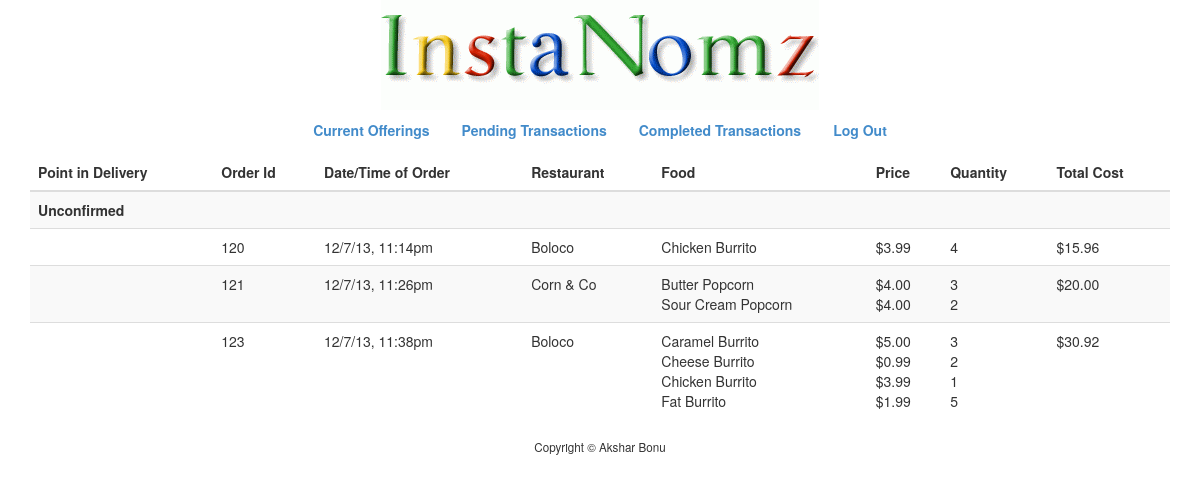
The page /pending_transactions_user.php (signed in) on the database its author committed.
### tables this page shows
CREATE TABLE IF NOT EXISTS `pending_order` (
  `foods` mediumtext NOT NULL,
  `cost` decimal(65,2) NOT NULL,
  `id_restaurant` int(10) NOT NULL,
  `id_user` int(10) NOT NULL,
  `username` varchar(255) NOT NULL,
  `name` varchar(255) NOT NULL,
  `email` varchar(255) NOT NULL,
  `mobilenumber` varchar(255) NOT NULL,
  `dorm` varchar(255) NOT NULL,
  `datetime` timestamp NOT NULL DEFAULT CURRENT_TIMESTAMP ON UPDATE CURRENT_TIMESTAMP,
  `id` int(10) NOT NULL AUTO_INCREMENT,
  `status` int(10) NOT NULL,
  `name_restaurant` varchar(255) NOT NULL,
  PRIMARY KEY (`id`)
);

### public/pending_transactions_user.php (called while the page is built, shortened)
<?php
    $orders = array();
    if (!empty($_SESSION["guest"]))
    {
        if (!empty($_SESSION["uniqueid"]))
        {
            foreach($_SESSION["uniqueid"] as $id)
            {
                $menuitem = query("SELECT * FROM pending_order WHERE id = ?", $id);
                if (!empty($menuitem))
                {
                    $orders[] = $menuitem[0];
                }
            }
        }
        if(empty($orders))
        {
            apologize(array("You have no completed orders!"), 1);
        }
    }
    else
    {
        $orders = query("SELECT * FROM pending_order WHERE id_user = ?", $_SESSION["id"]);
    }
    $unconfirmed = array();
    $at_company = array();
    $enroute = array();
    foreach ($orders as $order)
    {
        if ($order["status"] == 0)
        {
            $unconfirmed[] = $order;
        }
    }
    $transactions = array(0 => $unconfirmed, 1 => $at_company, 2 => $enroute);
    render("pending_transactions_form_user.php", ["transactions" => $transactions, "title" => "Current Menu"], 1);
?>

### templates/pending_transactions_form_user.php (the view, shortened to what this page needs)
<ul class="nav nav-pills">
    <li><a href="index.php"><strong>Current Offerings</strong></a></li>
    <?php
        if(empty($_SESSION["guest"]) && empty($_SESSION["id"]))
        {
            printf("<li><a href='login_user.php'><strong>Log In</strong></a></li>");
            printf("<li><a href='register_user.php'><strong>Sign Up</strong></a></li>");
            printf("<li><a href='guest_user.php'><strong>Sign Up as Guest</strong></a></li>");
        }
        else
        {
            printf("<li><a href='pending_transactions_user.php'><strong>Pending Transactions</strong></a></li>");
            printf("<li><a href='completed_transactions_user.php'><strong>Completed Transactions</strong></a></li>");
            if(!empty($_SESSION["guest"]))
            {
                printf("<li><a href='logout_user.php'><strong>Log Out of Guest</strong></a></li>");
            }
            else if(!empty($_SESSION["id"]))
            {
                printf("<li><a href='logout_user.php'><strong>Log Out</strong></a></li>");
            }
        }
    ?>
</ul>
<table class="table table-striped">
    <thead>
        <tr>
            <th>Point in Delivery</th>
            <th>Order Id</th>
            <th>Date/Time of Order</th>
            <th>Restaurant</th>
            <th>Food</th>
            <th>Price</th>
            <th>Quantity</th>
            <th>Total Cost</th>
        </tr>
    </thead>
    <tbody>
    <?php
        foreach($transactions as $key => $type)
        {
            if (!empty($type))
            {
                switch ($key)
                {
                    case 0:
                        printf("<tr><th colspan='8'><b>Unconfirmed</b></th></tr>");
                        break;
                }
                foreach ($type as $item)
                {
                    $foods = unserialize($item["foods"]);
                    printf("<tr><td></td>");
                    printf("<td>%s</td>", htmlspecialchars($item["id"]));
                    printf("<td>%s</td>", date("n/j/y, g:ia", strtotime($item["datetime"])));
                    printf("<td>%s</td>", htmlspecialchars($item["name_restaurant"]));
                    printf("<td>");
                    foreach ($foods["food"] as $food)
                    {
                        printf("%s<br/>", htmlspecialchars($food));
                    }
                    printf("</td>");
                    printf("<td>");
                    foreach ($foods["price"] as $price)
                    {
                        printf("$%s<br/>", number_format($price, 2));
                    }
                    printf("</td>");
                    printf("<td>");
                    foreach ($foods["quantity"] as $quantity)
                    {
                        printf("%s<br/>", number_format($quantity, 0));
                    }
                    printf("</td>");
                    printf("<td>$%s</td>", number_format($item["cost"], 2));
                    printf("</tr>");
                }
            }
        }
        ?>
    </tbody>
</table>

### public/css/styles.css (style rules this page uses)
#middle td { text-align: left; }
#middle .nav { display: inline-block; }

### rows shown on the page
pending_order: id "120", datetime "12/7/13, 11:14pm", name_restaurant "Boloco", foods "Chicken Burrito", foods "3.99", foods "4", cost "15.96"
pending_order: id "121", datetime "12/7/13, 11:26pm", name_restaurant "Corn & Co", foods "Butter Popcorn", foods "Sour Cream Popcorn", foods "4.00", foods "3", foods "2", cost "20.00"
pending_order: id "123", datetime "12/7/13, 11:38pm", name_restaurant "Boloco", foods "Caramel Burrito", foods "Cheese Burrito", foods "Chicken Burrito", foods "Fat Burrito", foods "5.00", foods "0.99", foods "3.99", foods "1.99", foods "3", foods "2", foods "1", foods "5", cost "30.92"
